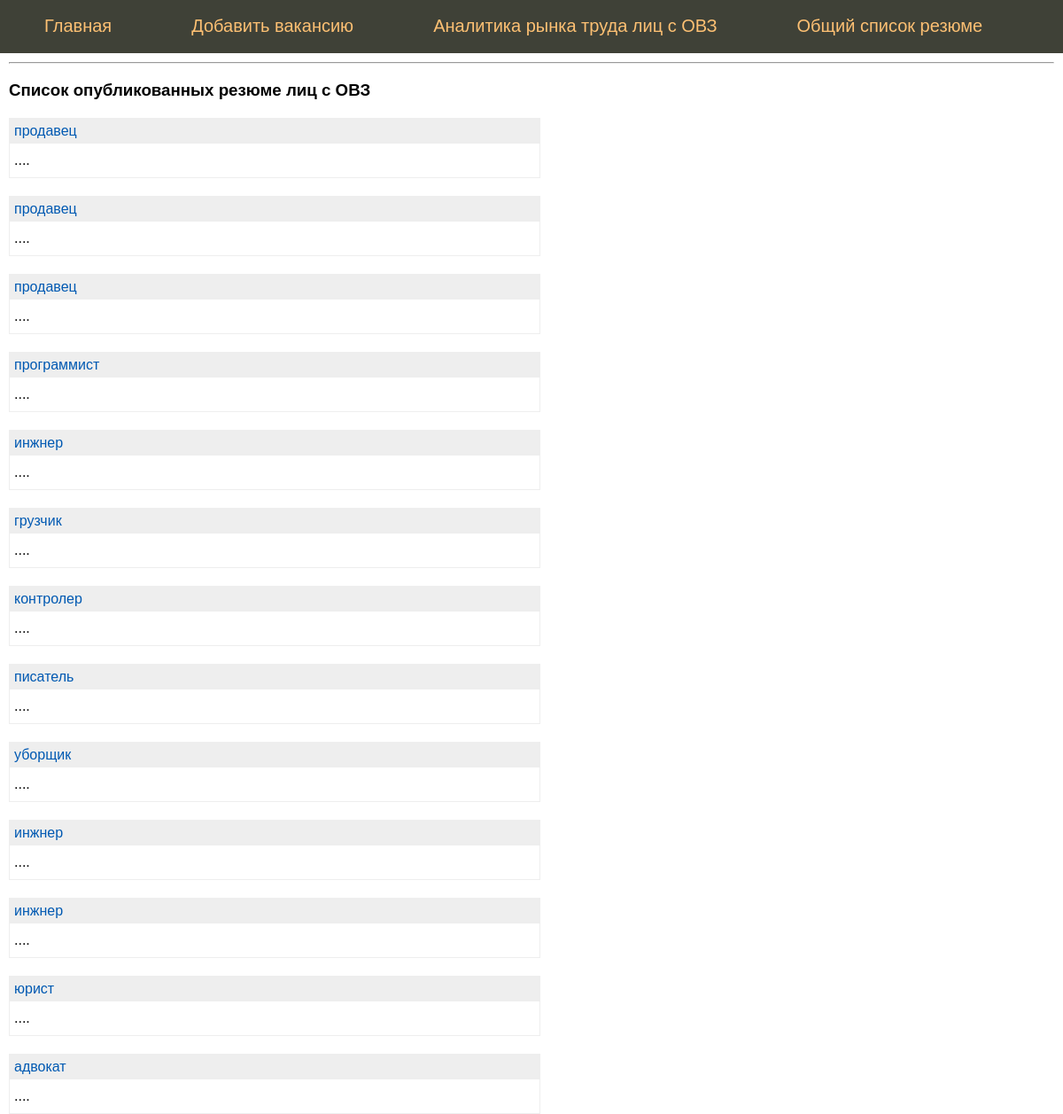
The page /resume_list on the database as committed earlier.
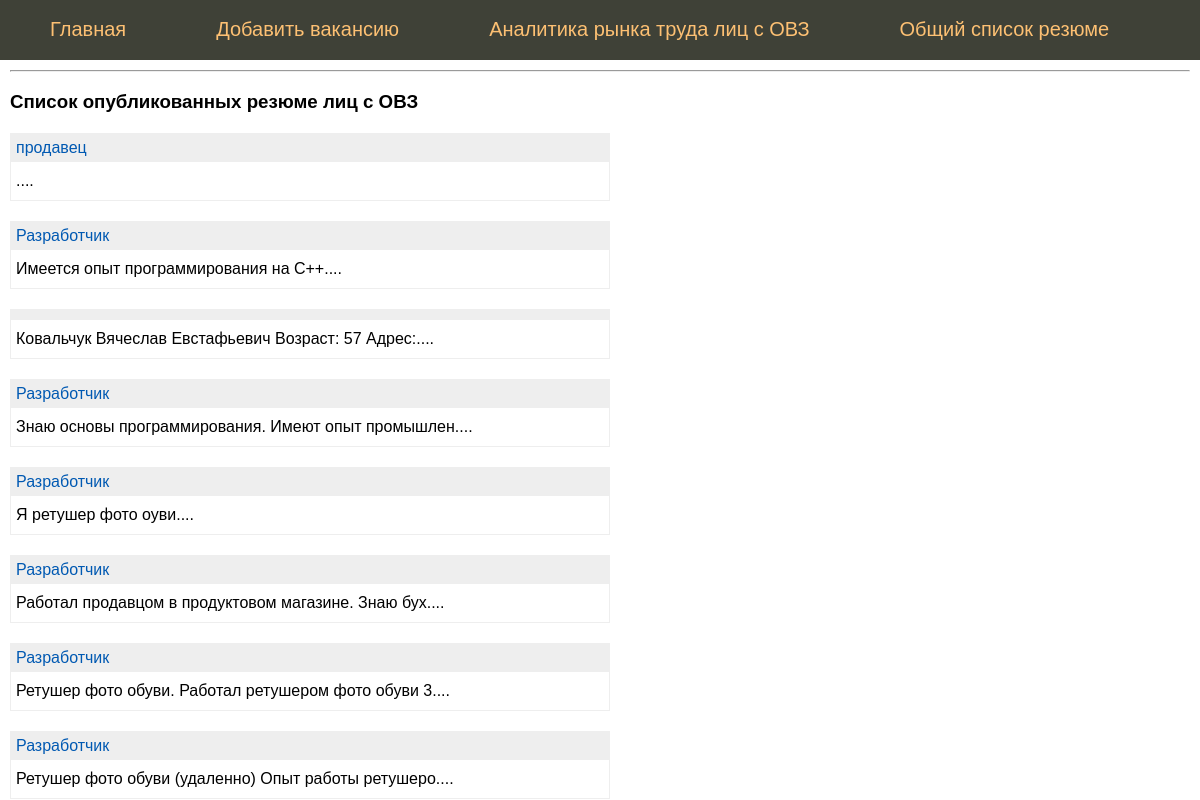
The same page on the database as committed later.
### tables this page shows
CREATE TABLE mainmenu (
id integer PRIMARY KEY AUTOINCREMENT,
title text NOT NULL,
url text NOT NULL
);

CREATE TABLE "resume" (
	"id"	INTEGER NOT NULL UNIQUE,
	"age"	INTEGER NOT NULL,
	"gender"	TEXT NOT NULL,
	"city"	TEXT NOT NULL,
	"education_level"	TEXT NOT NULL,
	"profession"	TEXT NOT NULL,
	"restriction_type"	TEXT NOT NULL,
	"description"	TEXT NOT NULL,
	"desired_salary"	INTEGER,
	"sending_date_month"	TEXT,
	"schedule"	TEXT,
	"resume_type"	TEXT,
	"resume_vector"	TEXT,
	PRIMARY KEY("id" AUTOINCREMENT)
);

### flsite.py (the view)
@app.route("/resume_list")
def resumeList():
    db = get_db()
    dbase = FDataBase(db)
    return render_template('resume_list.html',
                           menu=dbase.getMenu(),
                           resume=dbase.getResumeAnonce())

### FDataBase.py (called while the page is built)
    def getMenu(self):
        sql = '''SELECT * FROM mainmenu'''
        try:
            self.__cur.execute(sql)
            res = self.__cur.fetchall()
            if res: return res
        except:
            print("Ошибка чтения из БД")
        return []

    def getResumeAnonce(self):
        try:
            self.__cur.execute(f"SELECT id, profession, description FROM resume")
            res = self.__cur.fetchall()
            if res: return res
        except sqlite3.Error as e:
            print("Ошибка получения вакансии из БД "+str(e))
        return []

### flsite.py (called while the page is built)
def connect_db():
    conn = sqlite3.connect(app.config['DATABASE'])
    conn.row_factory = sqlite3.Row # Записи из БД представлены не в виде кортежей, а в виде словаря
    return conn

def get_db():
    if not hasattr(g, 'link_db'):
        g.link_db = connect_db()
    return g.link_db

### templates/resume_list.html
{% extends 'base.html' %}
{% block content %}
{{ super() }}
<hr>
<h3>Список опубликованных резюме лиц с ОВЗ</h3>
<ul class="list-posts">
{% for p in resume %}
<li>
<p class="title"><a href="{{ url_for('showResume', id_resume=p.id)}}">{{p.profession}}</a></p>
<p class="annonce">{{ p.description[:50] | striptags  }}....</p>
</li>
{% endfor %}
</ul>
{% endblock %}

### templates/base.html (shortened to what this page needs)
<!DOCTYPE html>
<html>
<head>
</head>
<body>
{% block content %}
	{% block mainmenu %}
		<ul class="mainmenu">
			{% for p in menu %}
			<li><a href="{{p.url}}">{{p.title}}</a></li>
			{% endfor %}
		</ul>
	{% endblock mainmenu %}
	<div class="content">
{% endblock %}
</div>
</body>
</html>

### templates/base.html (style rules this page uses)
html, body { font-family: 'Arial'; margin: 0; padding 0; height: 100%; width: 100%; }
a { color: #0059b2; text-decoration: none; }
ul.mainmenu { list-style: none; background: #3F4137; height: 60px; margin: 0; padding: 0; color: #fdc073; font-size: 20px; overflow: hidden; }
ul.mainmenu li { float: left; margin: 18px 40px 0 50px; }
ul.mainmenu li a { color: #fdc073; text-decoration: none; }
div.content { margin: 10px; }
ul.list-posts { list-style: none; margin: 0; padding: 0; max-width: 600px; }
ul.list-posts li { margin: 20px 0 0 0; border: 1px solid #eee; }
ul.list-posts .title { margin: 0; padding: 5px; background: #eee; }
ul.list-posts .annonce { margin: 0; padding: 10px 5px 10px 5px; }

Rows that differ between the two databases and show on the page:
removed resume: profession "программист"
removed resume: profession "инжнер"
removed resume: profession "грузчик"
removed resume: profession "контролер"
removed resume: profession "писатель"
removed resume: profession "уборщик"
removed resume: profession "инжнер"
removed resume: profession "инжнер"
removed resume: profession "юрист"
removed resume: profession "адвокат"
changed resume: profession "продавец" → "Разработчик"; description (not shown) → "Имеется опыт программирования на C++"
changed resume: description (not shown) → "Ковальчук Вячеслав Евстафьевич Возраст: 57 Адрес:"; profession "продавец" → (not shown)
added resume: profession "Разработчик", description "Знаю основы программирования. Имеют опыт промышлен"
added resume: profession "Разработчик", description "Я ретушер фото оуви"
added resume: profession "Разработчик", description "Работал продавцом в продуктовом магазине. Знаю бух"
added resume: profession "Разработчик", description "Ретушер фото обуви. Работал ретушером фото обуви 3"
added resume: profession "Разработчик", description "Ретушер фото обуви (удаленно) Опыт работы ретушеро"
